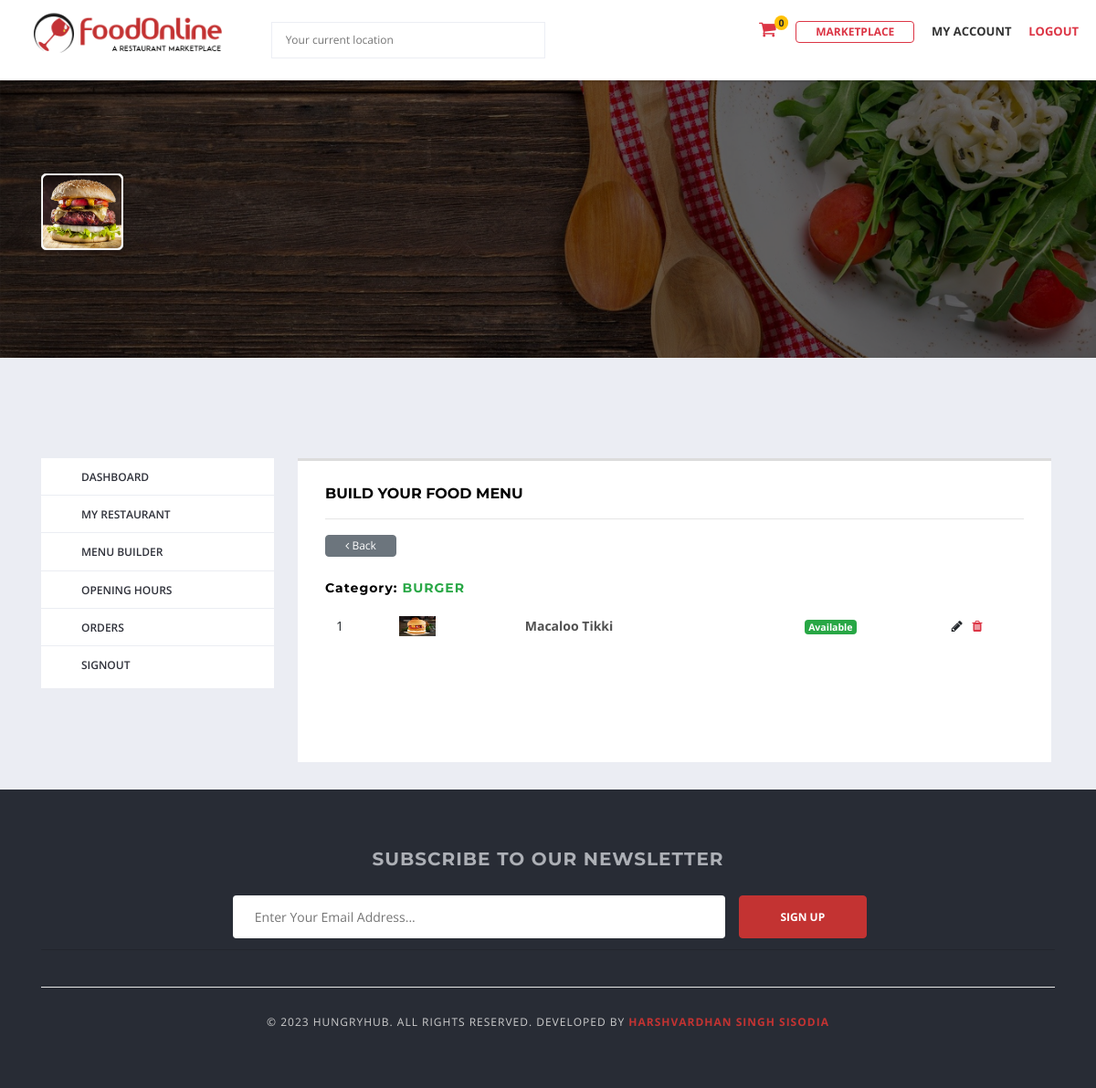
The app's page /vendor/menu_builder/category/1/ (signed in) with its own data.
### menu/models.py (models this page shows, shortened)
class Category(models.Model):
    vendor        = models.ForeignKey(Vendor, on_delete=models.CASCADE)
    category_name = models.CharField(max_length=50, unique=True)
    slug          = models.SlugField(max_length=100,unique=True)
    description   = models.TextField(max_length=250, blank = True)
    created_at    = models.DateTimeField(auto_now_add=True)
    updated_at    = models.DateTimeField(auto_now=True)
    class Meta:
        verbose_name = 'category'
        verbose_name_plural = 'categories'
    def __str__(self):
        return self.category_name

class FoodItem(models.Model):
    vendor = models.ForeignKey(Vendor, on_delete=models.CASCADE)
    category = models.ForeignKey(Category, on_delete=models.CASCADE, related_name='fooditems')
    food_title = models.CharField(max_length=50)
    slug = models.SlugField(max_length=100, unique=True)
    description = models.TextField(max_length=250,blank = True)
    price = models.DecimalField(max_digits=10, decimal_places=2)
    image = models.ImageField(upload_to='food_images')
    is_available = models.BooleanField(default=True)
    created_at = models.DateTimeField(auto_now_add=True)
    updated_at = models.DateTimeField(auto_now=True)
    def __str__(self):
        return self.food_title

### vendor/views.py (the view)
# urls.py: path('menu_builder/category/<int:pk>/', views.fooditems_by_category, name='fooditems_by_category'),
@login_required(login_url='login')
@user_passes_test(check_role_vendor)
def fooditems_by_category(request, pk =None):
    vendor = Vendor.objects.get(user=request.user)
    category = get_object_or_404(Category, pk = pk)
    fooditems = FoodItem.objects.filter(vendor = vendor, category = category)
    context = {
        'category' : category,
        'fooditems' : fooditems,
    }
    return render(request, 'vendor/fooditems_by_category.html', context)

### accounts/views.py (called while the page is built)
def check_role_vendor(user):
    if user.role == 1:
        return True
    else:
        raise PermissionDenied

### marketplace/context_processors.py (called while the page is built)
def get_cart_counter(request):
    cart_count = 0
    if request.user.is_authenticated:
        try:
            cart_items = Cart.objects.filter(user=request.user)
            if cart_items:
                for cart_item in cart_items:
                    cart_count += cart_item.quantity
            else:
                cart_count = 0
        except:
            cart_count = 0
    return dict(cart_count=cart_count)

### templates/vendor/fooditems_by_category.html (shortened to what this page needs)
{% extends 'base.html' %}
{% load static %}
{% block content %}
<div class="main-section">
    {% include 'includes/cover.html' %}
    <div class="page-section account-header buyer-logged-in">
        <div class="container">
            <div class="row">
                <div class="col-lg-3 col-md-3 col-sm-12 col-xs-12">
                    {% include 'includes/v_sidebar.html' %}
                </div>
                <div class="col-lg-9 col-md-9 col-sm-12 col-xs-12">
                    <div class="user-dashboard loader-holder">
                        <div class="user-holder">
                            <h5 class="text-uppercase">Build Your Food Menu</h5>
							<hr>
                            <button class="btn btn-secondary" onclick="history.back()"><i class="fa fa-angle-left" aria-hidden="true"></i> Back</button>
                            <br><br>
                            <h6>Category: <span class="text-uppercase text-success">{{category}}</span></h6>
                            {% if fooditems %}
                            <table class="table table-hover table-borderless">
                                <tbody>
                                {% for food in fooditems %}
                                  <tr>
                                    <td class="text-left">{{ forloop.counter }}</td>
                                    <td class="text-left"><img src="{{food.image.url}}" alt="Food Image" width="40"></td>
                                    <td class="text-left">
                                        <a href=""><p class="mb-0 font-weight-bold">{{ food }}</p>
                                        <small class="text-muted">{{food.description}}</small></a>
                                    </td>
                                    <td>
                                        {% if food.is_available %}
                                        <span class="badge badge-success">Available</span>
                                        {% else %}
                                        <span class="badge badge-danger">Not Available</span>
                                        {% endif %}
                                    </td>
                                    <td><a href="{% url 'edit_food' food.id %}" style="color: unset;"><i class="fa fa-pencil" aria-hidden="true"></i></a> &nbsp; <a href="{% url 'delete_food' food.id %}" onclick="return confirm('Are you sure you want to delete this food?')"><i class="fa fa-trash text-danger" aria-hidden="true"></i></a></td>
                                  </tr>
                                {% endfor %}
                                </tbody>
                              </table>
                            {% else %}
                              <h5 class="text-center">No food items found.</h5>
                              <div class="text-center">
                                  <a href="#" class="btn btn-success"><i class="fa fa-plus" aria-hidden="true"></i> &nbsp; Add Food</a>
                              </div>
                            {% endif %}
                        </div>
                    </div>
                </div>
            </div>
        </div>
    </div>
</div>
{% endblock %}

### HungryHub/static/css/custom.css (style rules this page uses)
.btn { padding: 2px 1.75em; font-size: 12px; cursor: pointer; }
table > tbody > tr > td { border: none !important; }
table td, table th { line-height: 1rem !important; }

### templates/base.html (style rules this page uses)
body, .main-section p, .mce-content-body p { font:Normal 14px/24px "Open Sans", sans-serif;letter-spacing: 0px;text-transform: none;color: #515151 !important; }

### records on screen
Category: category_name "BURGER"
FoodItem: image (picture), food_title "Macaloo Tikki", is_available "Available"

### other values on screen
{{ cart_count }} "0"
